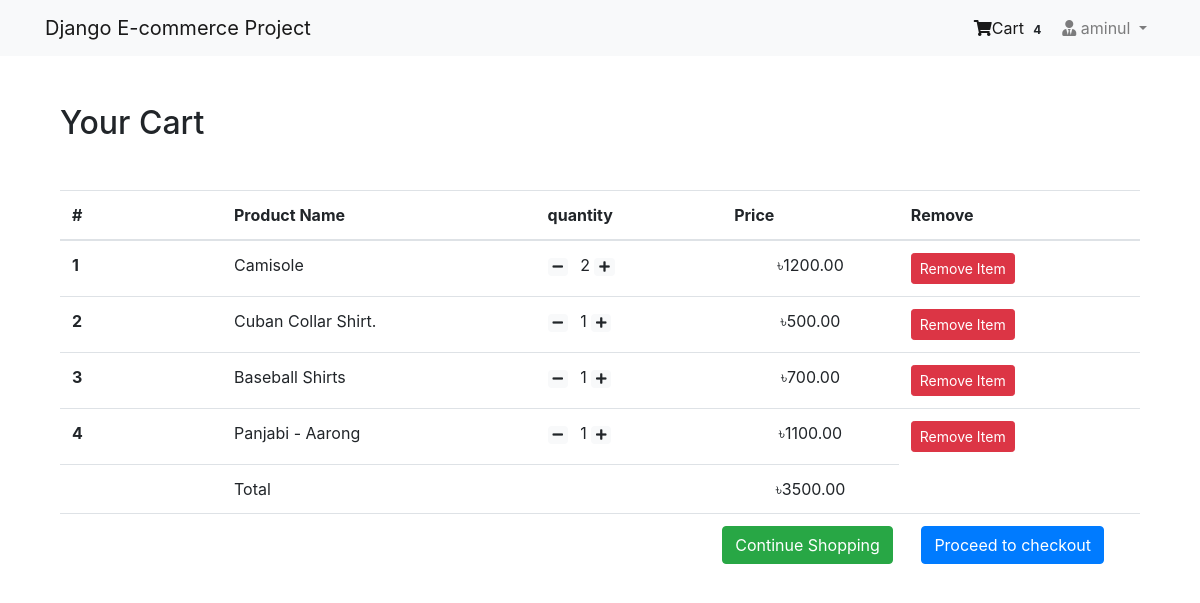
/shop/cart/ (signed in), run on the app's committed database.
### app_login/models.py (models this page shows, shortened)
class User(AbstractBaseUser, PermissionsMixin):
    email = models.EmailField(unique=True,null=False)
    is_staff = models.BooleanField(
            ugettext_lazy('staf_status'),
            default=False,
            help_text=ugettext_lazy('Designate whether the user can log in this site ')
    )
    is_active = models.BooleanField(
            ugettext_lazy('active'),
            default=True,
            help_text=ugettext_lazy('Designate whether this user should be treated activ. unselecte this instead deleting account ')
    )
    USERNAME_FIELD = 'email'
    objects = MyUserManager()

class Profile(models.Model):
    user = models.OneToOneField(User,on_delete=models.CASCADE,related_name='profile')
    username = models.CharField(max_length=250, blank=True)
    Full_name = models.CharField(max_length=250,blank=True)
    address_1 = models.TextField(max_length=250,blank=True)
    city = models.CharField(max_length=250,blank=True)
    zipcode = models.CharField(max_length=10,blank=True)
    country = models.CharField(max_length=40,blank=True)
    phone = models.CharField(max_length=20, blank=True)
    date_joined = models.DateTimeField(auto_now_add=True)

### app_order/models.py (models this page shows, shortened)
class Order(models.Model):
    orderitem = models.ManyToManyField(Cart)
    user = models.ForeignKey(settings.AUTH_USER_MODEL,on_delete=models.CASCADE)
    ordered = models.BooleanField(default=False)
    created = models.DateTimeField(auto_now_add=True)
    paymentid = models.CharField(max_length=250,blank=True,null=True)
    orderid = models.CharField(max_length=250,blank=True,null=True)
    def get_totals(self):
        total=0
        for order_item in self.orderitem.all():
            total += float(order_item.get_total())
        return total

class Cart(models.Model):
    user = models.ForeignKey(settings.AUTH_USER_MODEL,on_delete=models.CASCADE,related_name="cart")
    item = models.ForeignKey(Product,on_delete=models.CASCADE)
    quantity = models.IntegerField(default=1)
    purchased = models.BooleanField(default=False)
    created = models.DateTimeField(auto_now_add=True)
    update = models.DateTimeField(auto_now=True)
    def get_total(self):
        total = self.item.price * self.quantity
        float_total = format(total,'0.2f')
        return float_total

### app_shop/models.py (models this page shows, shortened)
class Product(models.Model):
    mainimage = models.ImageField(upload_to=True)
    name = models.CharField(max_length=250)
    category = models.ForeignKey(Category,on_delete=models.CASCADE,related_name="category")
    preview_text = models.TextField(max_length=250,verbose_name="Preview Text")
    Detail_text = models.TextField(max_length=1000,verbose_name="Description")
    price= models.FloatField()
    old_Price = models.FloatField(default=0.00)
    created = models.DateTimeField(auto_now_add=True)
    class Meta:
        ordering= ["-created",]

### app_order/views.py (the view)
# urls.py: path('cart/', views.Cart_View,name="cart"),
@login_required
def Cart_View(request):
    carts = Cart.objects.filter(user=request.user,purchased=False)
    orders = Order.objects.filter(user=request.user,ordered=False)
    if carts.exists() and orders.exists():
        order = orders[0]
        return render( request,'app_order/cart.html', context={'carts':carts,'order':order})
    else:
        messages.warning(request,"you donot have item in your  cart ")
        return redirect('app_shop:Home')

### app_order/templatetags/cart_tag.py (called while the page is built)
@register.filter
def cart_total(user):
    order = Order.objects.filter(user=user,ordered=False)
    if order.exists():
        return order[0].orderitem.count()
    else:
        return 0

### templates/app_order/cart.html
{% extends 'base.html'%}
{% block body_block %}
<div class="container my-5">
  <div class="my-5">
    <h2>Your Cart</h2>
  </div>
  <table class="table table-hover">
    <thead>
      <tr>
        <th scope="col" width="15%">#</th>
        <th scope="col">Product Name</th>
        <th scope="col">quantity</th>
        <th  scope="col" align="right">Price</th>
        <th scope="col">Remove</th>
      </tr>
    </thead>
    <tbody>
      {% for cart in carts %}
      <tr>
        <th scope="row">{{forloop.counter}}</th>
        <td >{{cart.item.name}}</td>
        <td>
        <a class="mr-2" href="{% url 'app_order:decrease' pk=cart.item.pk %}"><span class="badge badge-light"><i class="fas fa-minus"></i></span></a>
         {{cart.quantity}}
         <a class="mr-2" href="{% url 'app_order:increase' pk=cart.item.pk %}"><span class="badge badge-light"><i class="fas fa-plus"></i></span></a>
        </td>
        <td align="center">&#2547;{{cart.get_total}}</td>
        <td><a href="{% url 'app_order:remove' pk=cart.item.pk %}" class="btn btn-danger btn-sm">Remove Item </a></td>
      </tr>
      {% endfor %}
    <tr>
      <th scope="row"></th>
      <td colspan="2">Total</td>
      <td align="center">&#2547;{{order.get_totals | floatformat:2 }}</td>
    </tr>
    <tr>
      <th scope="row"></th>
      <td colspan="4" class="text-right">
       <a href="{% url 'app_shop:Home'%}"class="btn btn-success mr-4">Continue Shopping</a>
       <a href="{% url 'app_payment:checkout' %}" class="btn btn-primary mr-4">Proceed to checkout</a>
      </td>
    </tr>
</tbody>
  </table>
</div>
{% endblock %}

### templates/navber.html (shortened to what this page needs)
{% load cart_tag %}
<nav class="navbar navbar-expand-lg navbar-light bg-light">
<div class="container">
  <a class="navbar-brand" href="#">Django E-commerce Project </a>
  <div class="collapse navbar-collapse" id="navbarSupportedContent">
      <ul class="navbar-nav ml-auto">
        {% if request.user.is_authenticated %}
        <li class="nav-item active">
          <a class="nav-link" href="{% url 'app_order:cart'%}"><i class="fa fa-shopping-cart"> </i>Cart
          <span class="badge badge-light">{{request.user|cart_total}}</span></a>
        </li>
        <li class="nav-item dropdown">
            <a class="nav-link dropdown-toggle" href="#" id="navbarDropdown" role="button" data-toggle="dropdown" aria-haspopup="true" aria-expanded="false">
            <i class="fa fa-user-tie"></i> {{request.user.profile.username}}
            </a>
          </li>
          {% else %}
          <li class="nav-item active">
            <a class="btn btn-primary btn-sm" href="{% url 'app_login:login'%}">Login</a>
          </li>
          {% endif %}
        </ul>
  </div>
</div>
  </nav>

### data on the page
User: user|cart_total "4", user.profile.username "aminul"
Cart: item.name "Camisole", quantity "2", get_total "1200.00"
Cart: item.name "Cuban Collar Shirt.", quantity "1", get_total "500.00"
Cart: item.name "Baseball Shirts", quantity "1", get_total "700.00"
Cart: item.name "Panjabi - Aarong", quantity "1", get_total "1100.00"
Order: get_totals "3500.00"
